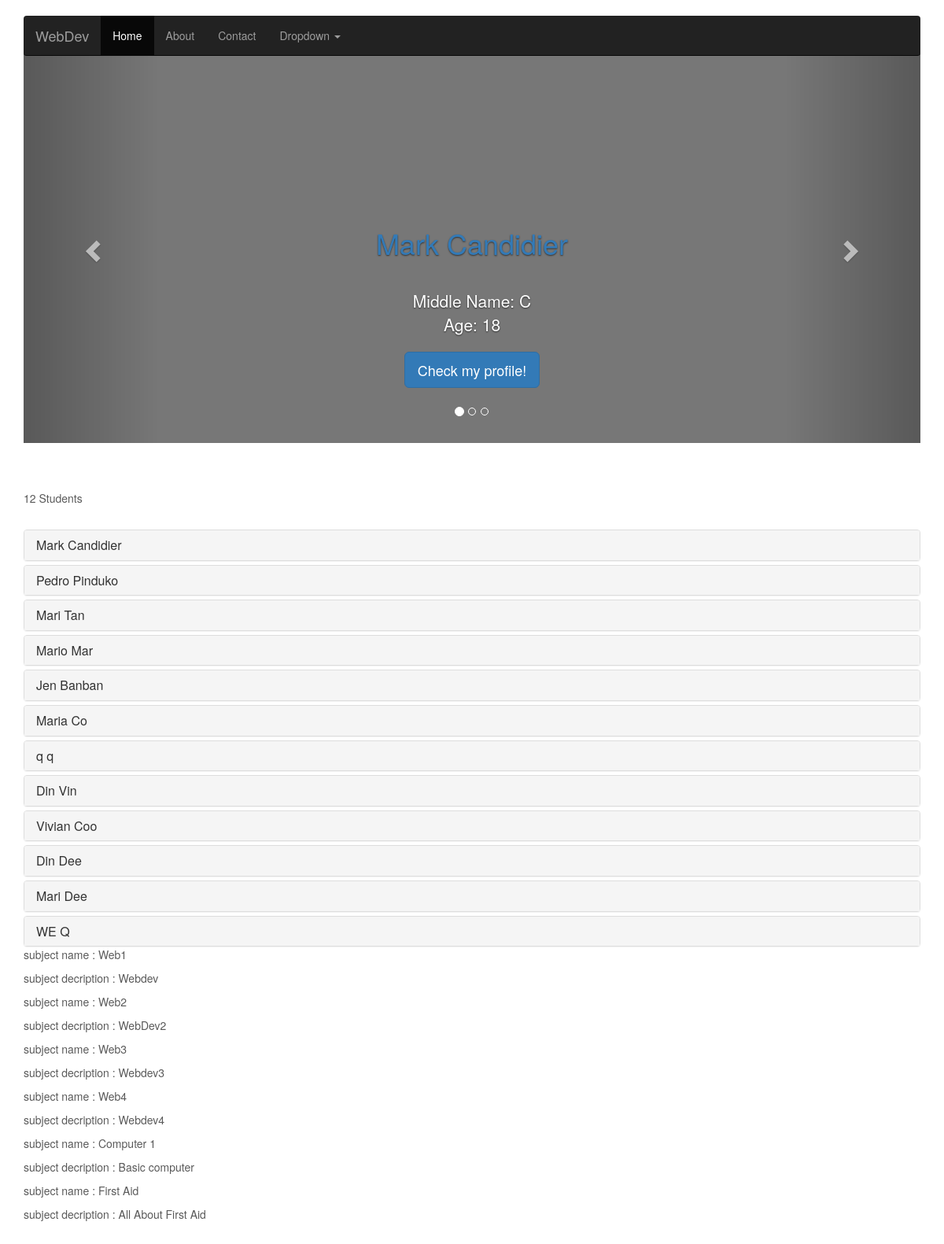
The page / on the database its author committed.
### student/models.py (models this page shows, shortened)
class Details(models.Model):
	first_name = models.CharField(max_length=150)
	last_name = models.CharField(max_length=150)
	middle_name = models.CharField(max_length=150)
	age = models.IntegerField()
	birthday = models.DateTimeField ()
	course = models.ManyToManyField("Course", related_name="Detail")
	subject = models.ManyToManyField("Subject", related_name="Detail")
	professor = models.ManyToManyField("Professor", related_name="Detail")

class Subject(models.Model):
	subject_name = models.CharField(max_length=150)
	description = models.TextField(max_length=500)

### student/views.py (the view)
# urls.py: url(r'^$', list_student, name= 'student'),
def list_student(request):
	students = Details.objects.exclude()
	subjects = Subject.objects.exclude()
	context = {
		'students': students,
		'subjects': subjects,
	}
	return render(request, "index.html", context)

### student/templates/index.html (shortened to what this page needs)
{% extends "base.html" %}
{% block content %}
   <h2>Students</h2>
    <div id="myCarousel" class="carousel slide" data-ride="carousel">
      <ol class="carousel-indicators">
        <li data-target="#myCarousel" data-slide-to="0" class="active"></li>
        <li data-target="#myCarousel" data-slide-to="1"></li>
        <li data-target="#myCarousel" data-slide-to="2"></li>
      </ol>
      <div class="carousel-inner" role="listbox">
		{% for student in students %}
        <div class="item">
          <img class="first-slide" alt="First slide">
          <div class="container">
            <div class="carousel-caption">
              <h1><a href="{% url 'student-detail' pk=student.id %}">
				{{ student.first_name}} {{ student.last_name}}
				</a>
				</h1>
              <p>
			  </br>Middle Name: {{ student.middle_name}} </br>
			  Age: {{ student.age}}
			  </p>
              <p><a class="btn btn-lg btn-primary" href="{% url 'student-detail' pk=student.id %}" role="button">Check my profile!</a></p>
            </div>
          </div>
        </div>
        {% endfor %}
      </div>
      <a class="left carousel-control" href="#myCarousel" role="button" data-slide="prev">
        <span class="glyphicon glyphicon-chevron-left" aria-hidden="true"></span>
      </a>
      <a class="right carousel-control" href="#myCarousel" role="button" data-slide="next">
        <span class="glyphicon glyphicon-chevron-right" aria-hidden="true"></span>
      </a>
    </div>
	<p>{{ students.count }} Students</p>
	<br>
	<div class="panel-group" id="accordion" role="tablist" aria-multiselectable="true">
	{% for student in students %}
	  <div class="panel panel-default">
		<div class="panel-heading" role="tab" id="headingOne">
		  <h4 class="panel-title">
			<a role="button" data-toggle="collapse" data-parent="#accordion" href="#collapse-{{ student.last_name}}" aria-expanded="true" aria-controls="collapseOne">
			  {{ student.first_name}} {{ student.last_name}}
			</a>
		  </h4>
		</div>
	  </div>
	   {% endfor %}
	   {% for subject in subjects %}
			<p>subject name : {{ subject.subject_name }}</p>
			<p>subject decription : {{ subject.description }}</p>
		{% endfor %}
	</div>
{% endblock %}

### form/templates/base.html (shortened to what this page needs)
{% load static %}
<!DOCTYPE html>
<html lang="en">
  <head>
    <link href="{% static 'css/bootstrap.min.css' %}" rel="stylesheet">
	<link href="{% static 'css/carousel.css' %} " rel="stylesheet">
    <link href="{% static 'css/theme.css' %} " rel="stylesheet">
  </head>
  <body>
  <div class="navbar-wrapper">
      <div class="container">
        <nav class="navbar navbar-inverse navbar-static-top">
          <div class="container">
            <div class="navbar-header">
              <a class="navbar-brand" href="#"> WebDev</a>
            </div>
            <div id="navbar" class="navbar-collapse collapse">
              <ul class="nav navbar-nav">
                <li class="active"><a href="#">Home</a></li>
                <li><a href="#about">About</a></li>
                <li><a href="#contact">Contact</a></li>
                <li class="dropdown">
                  <a href="#" class="dropdown-toggle" data-toggle="dropdown" role="button" aria-haspopup="true" aria-expanded="false">Dropdown <span class="caret"></span></a>
                </li>
              </ul>
            </div>
          </div>
        </nav>
      </div>
    </div>
	<div class="container">
   <main>
   {% block content %}
   {% endblock %}
   </main>
	</div>
   </body>
</html>

### form/static/css/carousel.css (style rules this page uses)
body { padding-bottom: 40px; color: #5a5a5a; }
.navbar-wrapper { position: absolute; top: 0; right: 0; left: 0; z-index: 20; }
.navbar-wrapper > .container { padding-right: 0; padding-left: 0; }
.navbar-wrapper .navbar { padding-right: 15px; padding-left: 15px; }
.navbar-wrapper .navbar .container { width: auto; }
.carousel { height: 500px; margin-bottom: 60px; }
.carousel-caption { z-index: 10; }
.carousel .item { height: 500px; background-color: #777; }
.carousel-inner > .item > img { position: absolute; top: 0; left: 0; min-width: 100%; height: 500px; }
@media (min-width: 768px) { .navbar-wrapper { margin-top: 20px; } }
@media (min-width: 768px) { .navbar-wrapper .container { padding-right: 15px; padding-left: 15px; } }
@media (min-width: 768px) { .navbar-wrapper .navbar { padding-right: 0; padding-left: 0; } }
@media (min-width: 768px) { .navbar-wrapper .navbar { border-radius: 4px; } }
@media (min-width: 768px) { .carousel-caption p { margin-bottom: 20px; font-size: 21px; line-height: 1.4; } }

### form/static/css/theme.css (style rules this page uses)
body { padding-bottom: 40px; color: #5a5a5a; }
.navbar-wrapper { position: absolute; top: 0; right: 0; left: 0; z-index: 20; }
.navbar-wrapper > .container { padding-right: 0; padding-left: 0; }
.navbar-wrapper .navbar { padding-right: 15px; padding-left: 15px; }
.navbar-wrapper .navbar .container { width: auto; }
.carousel { height: 500px; margin-bottom: 60px; }
.carousel-caption { z-index: 10; }
.carousel .item { height: 500px; background-color: #777; }
.carousel-inner > .item > img { position: absolute; top: 0; left: 0; min-width: 100%; height: 500px; }
@media (min-width: 768px) { .navbar-wrapper { margin-top: 20px; } }
@media (min-width: 768px) { .navbar-wrapper .container { padding-right: 15px; padding-left: 15px; } }
@media (min-width: 768px) { .navbar-wrapper .navbar { padding-right: 0; padding-left: 0; } }
@media (min-width: 768px) { .navbar-wrapper .navbar { border-radius: 4px; } }
@media (min-width: 768px) { .carousel-caption p { margin-bottom: 20px; font-size: 21px; line-height: 1.4; } }

### rows shown on the page
Details: first_name "Mark", last_name "Candidier", middle_name "C", age "18"
Details: first_name "Pedro", last_name "Pinduko"
Details: first_name "Mari", last_name "Tan"
Details: first_name "Mario", last_name "Mar"
Details: first_name "Jen", last_name "Banban"
Details: first_name "Maria", last_name "Co"
Details: first_name "q", last_name "q"
Details: first_name "Din", last_name "Vin"
Details: first_name "Vivian", last_name "Coo"
Details: first_name "Din", last_name "Dee"
Details: first_name "Mari", last_name "Dee"
Details: first_name "WE", last_name "Q"
Subject: subject_name "Web1", description "Webdev"
Subject: subject_name "Web2", description "WebDev2"
Subject: subject_name "Web3", description "Webdev3"
Subject: subject_name "Web4", description "Webdev4"
Subject: subject_name "Computer 1", description "Basic computer"
Subject: subject_name "First Aid", description "All About First Aid"

### other values the page prints
{{ students.count }} "12"
